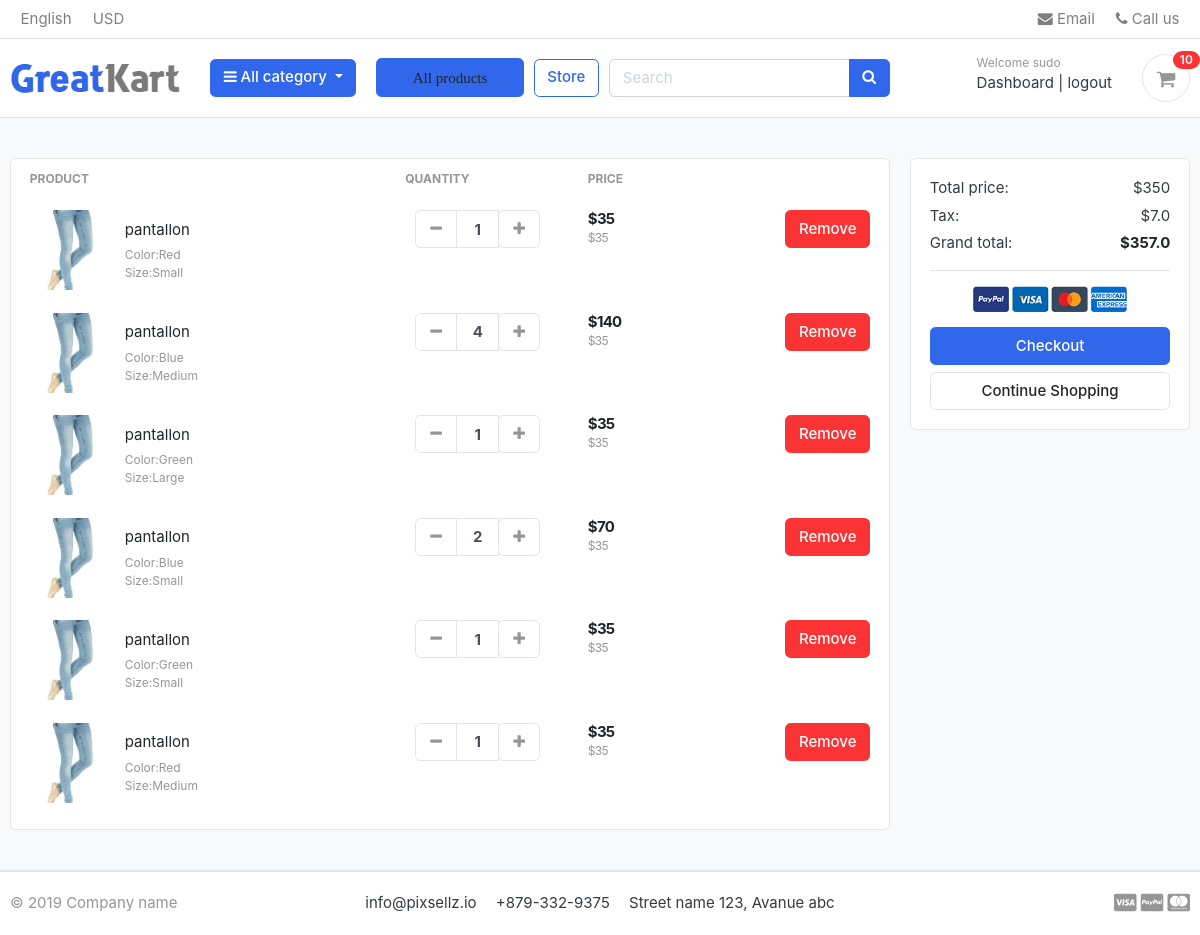
/cart/ (signed in), run on an earlier commit of the app's database.
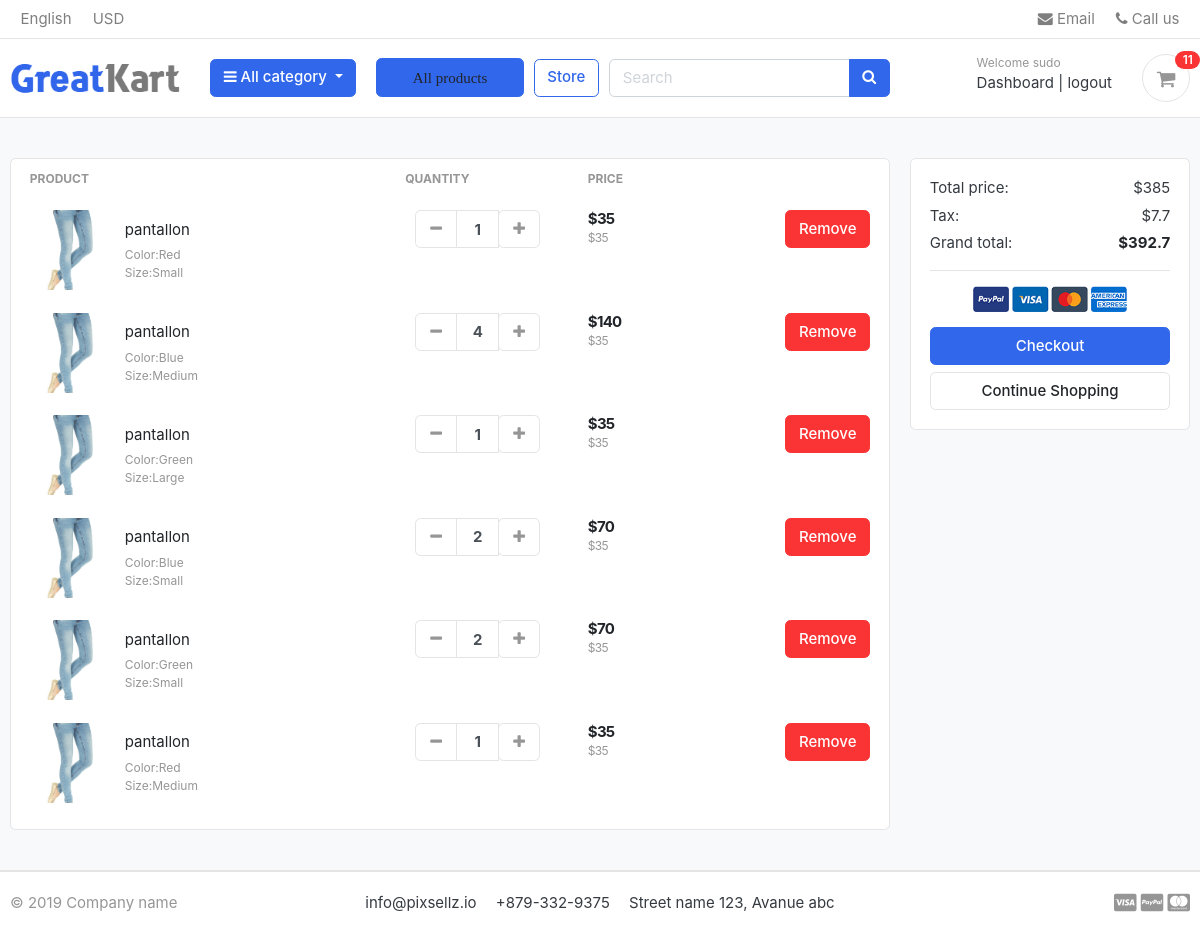
And on a later commit of the database.
### accounts/models.py (models this page shows, shortened)
class Accounts(AbstractBaseUser):
    first_name=models.CharField(max_length=50)
    last_name=models.CharField(max_length=50)
    username=models.CharField(max_length=50, unique=True)
    email=models.EmailField(max_length=100,unique=True)
    phone_number=models.CharField(max_length=50)
    date_join=models.DateTimeField(auto_now_add=True)
    last_login=models.DateTimeField(auto_now_add=True)
    is_admin=models.BooleanField(default=False)
    is_staff=models.BooleanField(default=False)
    is_active=models.BooleanField(default=False)
    is_superadmin=models.BooleanField(default=False)
    USERNAME_FIELD='email'
    REQUIRED_FIELDS=['username','first_name','last_name']
    objects=MyAccountManager()

### carts/models.py (models this page shows, shortened)
class CartItem(models.Model):
    user=models.ForeignKey(Accounts,on_delete=models.CASCADE,null=True)
    product=models.ForeignKey(Product,on_delete=models.CASCADE)
    variations =models.ManyToManyField(Variation,blank=True)
    cart=models.ForeignKey(Cart,on_delete=models.CASCADE,null=True)
    quantity=models.IntegerField()
    is_active=models.BooleanField(default=True)
    def sub_total(self):
        return self.product.price * self.quantity

### store/models.py (models this page shows, shortened)
class Product(models.Model):
    product_name=models.CharField(max_length=50,unique=True)
    slug=models.SlugField(max_length=50,unique=True)
    description=models.TextField(max_length=500,blank=True)
    price=models.IntegerField()
    image=models.ImageField(upload_to='photos/products')
    stock=models.IntegerField()
    is_available=models.BooleanField(default=True)
    category=models.ForeignKey(category,on_delete=models.CASCADE)
    created_date=models.DateTimeField(auto_now_add=True)
    modified_date=models.DateTimeField(auto_now=True)
    def get_url(self):
        return reverse('products_details',args=[self.category.slug,self.slug])

class Variation(models.Model):
        product = models.ForeignKey(Product,on_delete=models.CASCADE)
        variation_category=models.CharField(max_length=100,choices=variation_category_choice)
        variation_value=models.CharField(max_length=100)
        is_active      = models.BooleanField(default=True)
        created_date =models.DateTimeField(auto_now=True)
        objects =VariationManager()

### carts/views.py (the view)
# urls.py: path('cart/',views.cart,name='cart'),
def cart(request, total=0, quantity=0, cart_items=None):
    try:
        tax=0
        grand_total=0
        if request.user.is_authenticated:
            cart_items = CartItem.objects.filter(user=request.user, is_active=True)
        else:
            cart = Cart.objects.get(cart_id=_cart_id(request))
            cart_items = CartItem.objects.filter(cart=cart, is_active=True)
        for cart_item in cart_items:
            total += (cart_item.product.price * cart_item.quantity)
            quantity += cart_item.quantity
        tax=(2*total)/100
        grand_total = total+tax
    except ObjectDoesNotExist:
        pass
    context = {
        'total': total,
        'quantity': quantity,
        'cart_items': cart_items,
        'tax':       tax,
        'grand_total':grand_total
    }
    return render(request, 'cart/cart.html', context)

### e_commerce/templates/cart/cart.html (shortened to what this page needs)
{% extends "base.html" %}
{% load static %}
{% block content %}
<section class="section-content padding-y bg">
    <div class="container">
   {% if not cart_items %}
    <h2 class="text-center">Your shopping cart is empty</h2>
    <br>
    <div class="text-center">
     <a href="{% url 'store' %}" class="btn btn-primary">Continu Shoping</a>
    </div>
   {% else %}
    <div class="row">
        <aside class="col-lg-9">
    <div class="card">
    <table class="table table-borderless table-shopping-cart">
    <thead class="text-muted">
    <tr class="small text-uppercase">
      <th scope="col">Product</th>
      <th scope="col" width="120">Quantity</th>
      <th scope="col" width="120">Price</th>
      <th scope="col" class="text-right" width="200"> </th>
    </tr>
    </thead>
    <tbody>
        {% for cart_item in cart_items %}
    <tr>
        <td>
            <figure class="itemside align-items-center">
                <div class="aside"><img src="{{ cart_item.product.image.url }}" class="img-sm"></div>
                <figcaption class="info">
                    <a href="{{ cart_item.product.get_url }}" class="title text-dark">{{ cart_item.product.product_name }}</a>
                    <p class="text-muted small">
                        {% if cart_item.variations.all %}
                            {% for item in cart_item.variations.all %}
                            {{ item.variation_category | capfirst}}:{{ item.variation_value | capfirst}}<br>
                            {% endfor %}
                        {% endif %}
                    </p>
                </figcaption>
            </figure>
        </td>
        <td>
                        <div class="col">
                            <div class="input-group input-spinner">
                                <div class="input-group-prepend">
                                <a href="{% url 'remove_cart' cart_item.product.id  cart_item.id %}" class="btn btn-light" type="button" id="button-plus"> <i class="fa fa-minus"></i> </a>
                                </div>
                                <input type="text" class="form-control"  value="{{ cart_item.quantity }}">
                                <div class="input-group-append">
                                <form action="{% url 'add_cart' cart_item.product.id %}"method="POST">
                                    <button class="btn btn-light" type="submit" id="button-minus"> <i class="fa fa-plus"></i> </button>
                                </form>
                                </div>
                                </div>
                            </div>
        </td>
        <td>
            <div class="price-wrap">
                <var class="price">${{ cart_item.sub_total }}</var>
                <small class="text-muted"> ${{ cart_item.product.price  }}</small>
            </div>
        </td>
        <td class="text-right">
            <a href="{% url 'remove_cart_item' cart_item.product.id cart_item.id %}" onclick="return confirm('Are you sure you want to delete this item?')" class="btn btn-danger"> Remove</a>
        </td>
    </tr>
    {% endfor %}
    </tbody>
    </table>
    </div>
        </aside>
        <aside class="col-lg-3">
            <div class="card">
            <div class="card-body">
                <dl class="dlist-align">
                  <dt>Total price:</dt>
                  <dd class="text-right">${{ total }}</dd>
                </dl>
                <dl class="dlist-align">
                  <dt>Tax:</dt>
                  <dd class="text-right"> ${{tax}}</dd>
                </dl>
                <dl class="dlist-align">
                  <dt>Grand total:</dt>
                  <dd class="text-right text-dark b"><strong>${{ grand_total }}</strong></dd>
                </dl>
                <hr>
                <p class="text-center mb-3">
                    <img src="{% static './images/misc/payments.png'%}" height="26">
                </p>
                <a href="{% url 'checkout' %}" class="btn btn-primary btn-block"> Checkout </a>
                <a href="{% url 'store'%}" class="btn btn-light btn-block">Continue Shopping</a>
            </div>
            </div>
    </aside>
    {% endif %}
    </div>
    </div>
    </section>
{% endblock%}

### e_commerce/templates/base.html (shortened to what this page needs)
{% load static %}
<!DOCTYPE HTML>
<html lang="en">
<head>
<link href="{%static 'css/bootstrap.css'%}" rel="stylesheet" type="text/css"/>
<link href="{% static 'fonts/fontawesome/css/all.min.css'%}" type="text/css" rel="stylesheet">
<link href="{% static 'css/ui.css'%}" rel="stylesheet" type="text/css"/>
<link href="{%static 'css/responsive.css'%}" rel="stylesheet" media="only screen and (max-width: 1200px)" />
<link href="{% static 'css/castom.css'%}" rel="stylesheet" type="text/css"/>
<link rel="stylesheet" href="https://cdnjs.cloudflare.com/ajax/libs/font-awesome/4.7.0/css/font-awesome.min.css">
</head>
{% include 'includes/navbar.html' %}
{% block content %}{% endblock %}
{% include 'includes/footer.html' %}
</body>

### e_commerce/templates/includes/navbar.html (shortened to what this page needs)
{% load static %}
<header class="section-header">
    <nav class="navbar p-md-0 navbar-expand-sm navbar-light border-bottom">
    <div class="container">
      <div class="collapse navbar-collapse" id="navbarTop4">
        <ul class="navbar-nav mr-auto">
            <li class="nav-item dropdown">
                 <a href="#" class="nav-link">   English </a>
            </li>
            <li class="nav-item dropdown">
                <a href="#" class="nav-link"> USD </a>
            </li>
        </ul>
        <ul class="navbar-nav">
            <li><a href="#" class="nav-link"> <i class="fa fa-envelope"></i> Email </a></li>
            <li><a href="#" class="nav-link"> <i class="fa fa-phone"></i> Call us </a></li>
        </ul>
      </div>
    </div>
    </nav>
    <section class="header-main border-bottom">
        <div class="container">
    <div class="row align-items-center">
        <div class="col-lg-2 col-md-3 col-6">
            <a href="{% url 'home'%}" class="brand-wrap">
                <img class="logo" src="{%static './images/logo.png'%}">
            </a>
        </div>
        <div class="col-lg col-sm col-md col-6 flex-grow-0">
            <div class="category-wrap dropdown d-inline-block float-right">
                <button type="button" class="btn btn-primary dropdown-toggle" data-toggle="dropdown">
                    <i class="fa fa-bars"></i> All category
                </button>
            </div>
        </div>
        <div class="col-lg col-sm col-md col-6 flex-grow-0">
            <div class="category-wrap float-right">
                <button type="button" class="btn btn-primary ">
                    <i class="fa"><a class="dropdown-item" href="{% url 'store'%}">All products</a></i>
                </button>
            </div>
        </div>
        <a href="{% url 'store' %}" class="btn btn-outline-primary">Store</a>
        <div class="col-lg  col-md-6 col-sm-12 col">
            <form action="{% url 'search' %}" class="search" method='GET'>
                <div class="input-group w-100">
                    <input type="text" class="form-control" style="width:60%;" placeholder="Search" name="keyword">
                    <div class="input-group-append">
                      <button class="btn btn-primary" type="submit">
                        <i class="fa fa-search"></i>
                      </button>
                    </div>
                </div>
            </form>
        </div>
        <div class="col-lg-3 col-sm-6 col-8 order-2 order-lg-3">
                    <div class="d-flex justify-content-end mb-3 mb-lg-0">
                        {% if user.id is None %}
                        <div class="widget-header">
                            <small class="title text-muted">Welcome guest!</small>
                            <div>
                                <a href="{% url 'login' %}">Sign in</a> <span class="dark-transp"> | </span>
                                <a href="{% url 'register' %}"> Register</a>
                            </div>
                        </div>
                        {% else %}
                        <div class="widget-header">
                            <small class="title text-muted">Welcome {{ user.first_name }}</small>
                            <div>
                                <a href="{% url 'dashboard'%}">Dashboard</a> <span class="dark-transp"> | </span>
                                <a href="{% url 'logout' %}"> logout</a>
                            </div>
                        </div>
                        {% endif %}
                        <a href="{% url 'cart' %}" class="widget-header pl-3 ml-3">
                            <div class="icon icon-sm rounded-circle border"><i class="fa fa-shopping-cart"></i></div>
                            <span class="badge badge-pill badge-danger notify">{{ cart_count }}</span>
                        </a>
                    </div>
                </div>
    </div>
        </div>
    </section>
    </header>

### e_commerce/templates/includes/footer.html
<footer class="section-footer border-top">
	<div class="container">
		<section class="footer-bottom border-top row">
			<div class="col-md-2">
				<p class="text-muted"> &copy 2019 Company name </p>
			</div>
			<div class="col-md-8 text-md-center">
				<span  class="px-2">info@pixsellz.io</span>
				<span  class="px-2">+879-332-9375</span>
				<span  class="px-2">Street name 123, Avanue abc</span>
			</div>
			<div class="col-md-2 text-md-right text-muted">
				<i class="fab fa-lg fa-cc-visa"></i>
				<i class="fab fa-lg fa-cc-paypal"></i>
				<i class="fab fa-lg fa-cc-mastercard"></i>
			</div>
		</section>
	</div>
</footer>

What changed in the data, as far as the page shows it:
changed CartItem (number 5 of 6 on the later page): quantity "1" → "2"; sub_total "35" → "70"
Also different on the page:
{{ cart_count }}: "10" → "11"
{{ total }}: "350" → "385"
{{ tax }}: "7.0" → "7.7"
{{ grand_total }}: "357.0" → "392.7"
